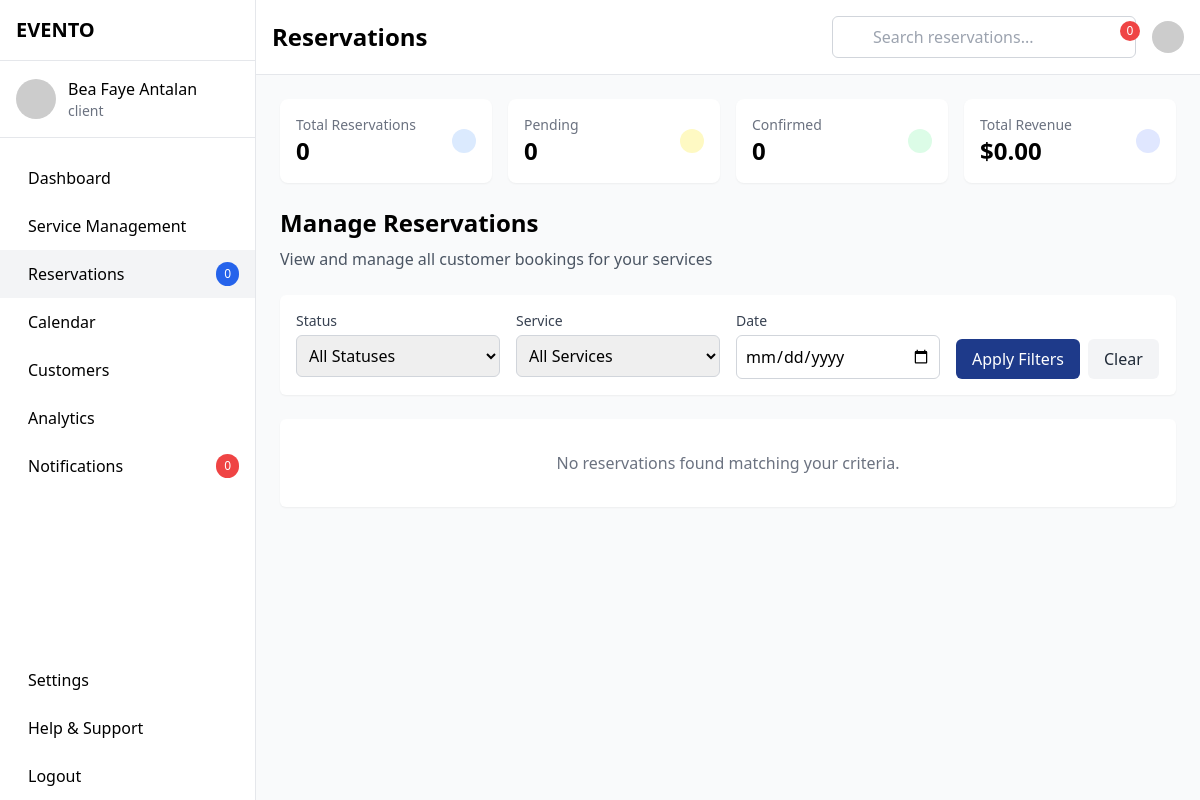
The app's page /reservations.php (signed in) with its own data.
### tables this page shows
CREATE TABLE `system_settings` (
  `id` int(11) NOT NULL,
  `setting_key` varchar(100) NOT NULL,
  `setting_value` text DEFAULT NULL,
  `setting_description` text DEFAULT NULL,
  `updated_at` timestamp NOT NULL DEFAULT current_timestamp() ON UPDATE current_timestamp()
);

CREATE TABLE `users` (
  `id` int(11) NOT NULL,
  `name` varchar(100) NOT NULL,
  `email` varchar(100) NOT NULL,
  `password` varchar(255) NOT NULL,
  `phone` varchar(20) DEFAULT NULL,
  `address` text DEFAULT NULL,
  `business_name` varchar(100) DEFAULT NULL,
  `role` enum('admin','client','owner') DEFAULT 'client',
  `created_at` timestamp NOT NULL DEFAULT current_timestamp(),
  `updated_at` timestamp NOT NULL DEFAULT current_timestamp() ON UPDATE current_timestamp()
);

### functions.php (called while the page is built, shortened)
<?php
function getCurrentUser($db) {
    try {
        $stmt = $db->prepare("
            SELECT id, name, email, role, phone, address, business_name
            FROM users
            WHERE id = :user_id
        ");
        $stmt->execute(['user_id' => $_SESSION['user_id']]);
        return $stmt->fetch(PDO::FETCH_ASSOC);
    } catch (PDOException $e) {
        error_log("Error fetching current user: " . $e->getMessage());
        return false;
    }
}
function countUnreadNotifications($db, $user_id) {
    try {
        $stmt = $db->prepare("
            SELECT COUNT(*)
            FROM notifications
            WHERE user_id = :user_id AND is_read = 0
        ");
        $stmt->execute(['user_id' => $user_id]);
        return $stmt->fetchColumn();
    } catch (PDOException $e) {
        error_log("Unread notifications count error: " . $e->getMessage());
        return 0;
    }
}
function getSystemSetting($db, $setting_key, $default_value = null) {
    try {
        $stmt = $db->prepare("
            SELECT setting_value
            FROM system_settings
            WHERE setting_key = :setting_key
        ");
        $stmt->execute(['setting_key' => $setting_key]);
        $result = $stmt->fetchColumn();
        return $result !== false ? $result : $default_value;
    } catch (PDOException $e) {
        error_log("Error retrieving system setting '$setting_key': " . $e->getMessage());
        return $default_value;
    }
}
?>

### reservations.php (the view, shortened to what this page needs)
<?php
require_once 'functions.php';
require_once 'config.php';
$user = getCurrentUser($db);
$searchFilter = isset($_GET['search']) ? $_GET['search'] : '';
function getOwnerBookingMetrics($db, $ownerId) {
    $query = "
        SELECT
            COUNT(*) as total,
            SUM(CASE WHEN b.status = 'pending' THEN 1 ELSE 0 END) as pending,
            SUM(CASE WHEN b.status = 'confirmed' THEN 1 ELSE 0 END) as confirmed,
            SUM(CASE WHEN b.status = 'completed' THEN 1 ELSE 0 END) as completed,
            SUM(CASE WHEN b.status = 'cancelled' THEN 1 ELSE 0 END) as cancelled,
            SUM(b.total_amount) as total_revenue
        FROM bookings b
        JOIN booking_items bi ON bi.booking_id = b.id
        JOIN services s ON bi.service_id = s.id
        WHERE s.owner_id = ?
    ";
    $stmt = $db->prepare($query);
    $stmt->execute([$ownerId]);
    return $stmt->fetch(PDO::FETCH_ASSOC);
}
$bookingMetrics = getOwnerBookingMetrics($db, $_SESSION['user_id']);
$unreadNotificationsCount = countUnreadNotifications($db, $_SESSION['user_id']);
?>
<!DOCTYPE html>
<html lang="en">
<head>
    <script src="https://cdn.tailwindcss.com"></script>
    <link rel="stylesheet" href="https://cdnjs.cloudflare.com/ajax/libs/metro/4.4.3/css/metro.min.css">
    <link rel="stylesheet" href="https://cdnjs.cloudflare.com/ajax/libs/metro/4.4.3/css/metro-icons.min.css">
</head>
<body class="bg-gray-50">
    <div class="flex h-screen">
        <div id="sidebar" class="w-64 bg-white border-r border-gray-200 flex flex-col fixed h-full z-30 transform transition-transform duration-300 ease-in-out md:translate-x-0">
            <div class="p-4 border-b border-gray-200">
                <h1 class="text-xl font-bold"><?php echo getSystemSetting($db, 'EVENTO', 'EVENTO'); ?></h1>
            </div>
            <div class="flex items-center p-4 border-b border-gray-200">
                <img src="https://i.pravatar.cc/150?img=<?php echo $user['id'] % 70; ?>" alt="User Avatar" class="w-10 h-10 rounded-full mr-3">
                <div>
                    <h2 class="font-medium"><?php echo htmlspecialchars($user['name']); ?></h2>
                    <p class="text-sm text-gray-500"><?php echo htmlspecialchars($user['role']); ?></p>
                </div>
            </div>
            <nav class="flex-1 py-4">
                <a href="owner_index.php" class="flex items-center px-4 py-3 sidebar-item">
                    <span>Dashboard</span>
                </a>
                <a href="service_management.php" class="flex items-center px-4 py-3 sidebar-item">
                    <span>Service Management</span>
                </a>
                <a href="reservations.php" class="flex items-center px-4 py-3 sidebar-item active">
                    <span>Reservations</span>
                    <span class="ml-auto bg-blue-600 text-white px-2 py-1 rounded-full text-xs">
                        <?php echo $bookingMetrics['pending'] ?? 0; ?>
                    </span>
                </a>
                <a href="calendar.php" class="flex items-center px-4 py-3 sidebar-item">
                    <span>Calendar</span>
                </a>
                <a href="customers.php" class="flex items-center px-4 py-3 sidebar-item">
                    <span>Customers</span>
                </a>
                <a href="analytics.php" class="flex items-center px-4 py-3 sidebar-item">
                    <span>Analytics</span>
                </a>
                <a href="notifications.php" class="flex items-center px-4 py-3 sidebar-item">
                    <span>Notifications</span>
                    <span class="ml-auto bg-red-500 text-white px-2 py-1 rounded-full text-xs">
                        <?php echo $unreadNotificationsCount; ?>
                    </span>
                </a>
            </nav>
            <div class="mt-auto">
                <a href="settings.php" class="flex items-center px-4 py-3 sidebar-item">
                    <span>Settings</span>
                </a>
                <a href="support.php" class="flex items-center px-4 py-3 sidebar-item">
                    <span>Help & Support</span>
                </a>
                <a href="logout.php" class="flex items-center px-4 py-3 sidebar-item">
                    <span>Logout</span>
                </a>
            </div>
        </div>
        <div class="flex-1 flex flex-col overflow-hidden md:ml-64">
            <header class="bg-white border-b border-gray-200 flex items-center justify-between p-4">
                <div class="flex-1">
                    <h1 class="text-2xl font-bold">Reservations</h1>
                </div>
                <div class="w-1/3">
                    <form method="get" action="reservations.php">
                        <div class="relative">
                            <input type="text" name="search" id="search-input" placeholder="Search reservations..." class="w-full pl-10 pr-4 py-2 border border-gray-300 rounded-md" value="<?php echo htmlspecialchars($searchFilter); ?>">
                        </div>
                    </form>
                </div>
                <div class="flex items-center">
                    <div class="relative mr-4">
                        <button id="notification-toggle" class="focus:outline-none">
                            <span class="absolute -top-1 -right-1 bg-red-500 text-white text-xs rounded-full w-5 h-5 flex items-center justify-center">
                                <?php echo $unreadNotificationsCount; ?>
                            </span>
                        </button>
                    </div>
                    <img src="https://i.pravatar.cc/150?img=<?php echo $user['id'] % 70; ?>" alt="User Avatar" class="w-8 h-8 rounded-full">
                </div>
            </header>
            <?php include_once 'reservations_content.php'; ?>
        </div>
    </div>
</body>
</html>

### reservations.php (style rules this page uses)
.sidebar-item.active { background-color: #f3f4f6; }

### records on screen
system_settings: setting_value "EVENTO"
users: name "Bea Faye Antalan", role "client"

### other values on screen
$bookingMetrics['pending'] "0"
$unreadNotificationsCount "0"
$bookingMetrics['total'] "0"
$bookingMetrics['confirmed'] "0"
$bookingMetrics['total_revenue'] "0.00"
